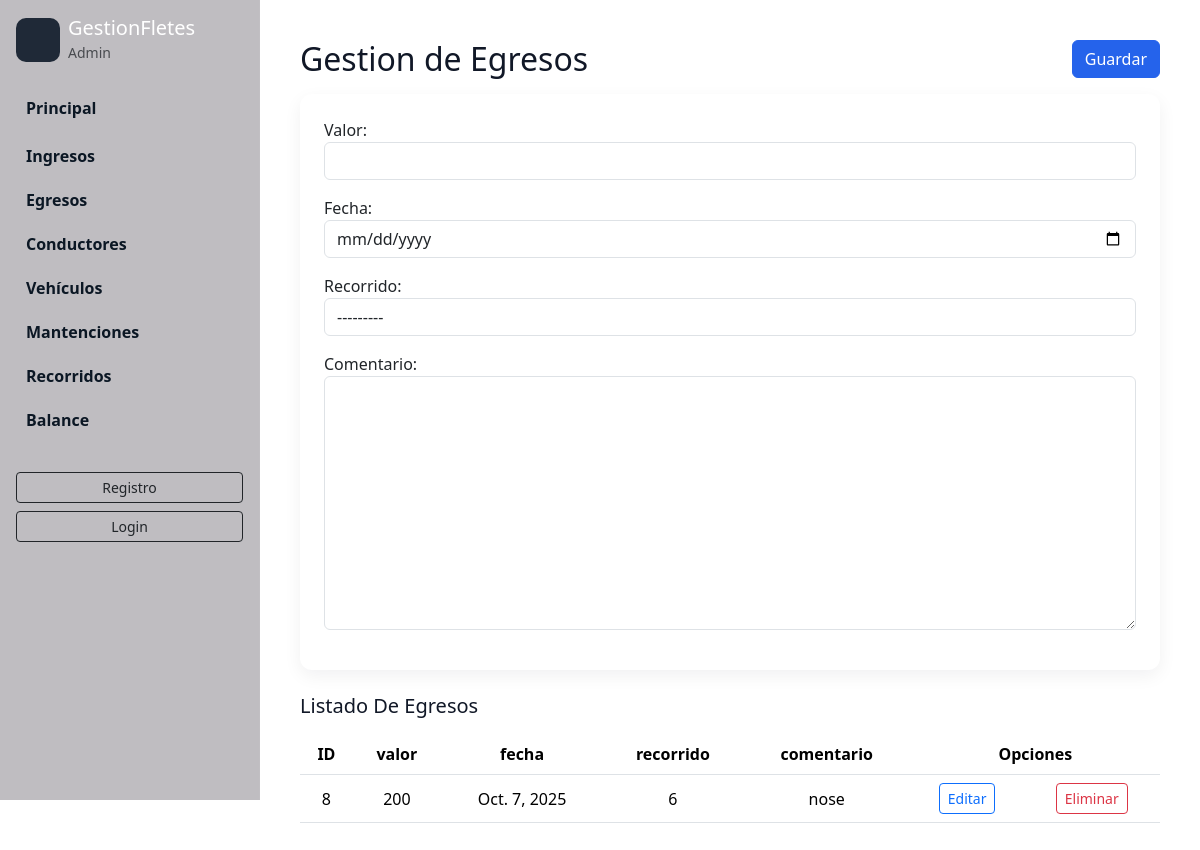
Screenshot of /IngEgr/registrarEgresos/ with the database file from the repository.
### IngresosEgresos/models.py (models this page shows, shortened)
class Egresos(models.Model):
    egresoID = models.AutoField(primary_key=True)
    valor = models.PositiveIntegerField()
    fecha = models.DateField()
    recorrido = models.ForeignKey(Recorridos, on_delete=models.CASCADE, null=True)
    comentario = models.TextField(max_length=50, null=True)

### CrudRecorridos/models.py (models this page shows)
class Recorridos(models.Model):
    recorridoID = models.AutoField(primary_key=True)
    conductor = models.ForeignKey(Conductores, on_delete=models.CASCADE)
    vehiculo = models.ForeignKey(Vehiculos, on_delete=models.CASCADE)
    fecha = models.DateField()
    direccionOrigen = models.CharField(max_length=50)
    direccionDestino = models.CharField(max_length=50)
    carga = models.TextField(max_length=100)
    detalle = models.TextField(max_length=100, null=True)
    distancia_km = models.FloatField(null=True, blank=True, help_text='Distancia recorrida en km')
    gps_data = models.JSONField(null=True, blank=True, help_text='Datos GPS del recorrido (lista de puntos, GPX, etc)')
    def __str__(self):
        texto= "{0} {1} {2} {3} {4} {5} {6} {7}"
        return texto.format(self.recorridoID, self.conductor, self.vehiculo, self.fecha, self.direccionOrigen, self.direccionDestino, self.carga, self.detalle)

### IngresosEgresos/views.py (the view)
# urls.py: path('registrarEgresos/', views.registrarEgresos, name='registrarEgresos'),
def registrarEgresos(request):
    egresos = Egresos.objects.all()
    if request.method == 'POST':
        form = EgresosForm(request.POST)
        if form.is_valid():
            form.save()
            messages.success(request, 'Egreso Registrado Correctamente!')
            return redirect('registrarEgresos')
        else:
            messages.error(request, 'Error al registrar el Egreso. Por favor, verificar los datos.')
            return render(request,'gestionEgresos.html', {"form":form, "egresos":egresos})
    else:
        form = EgresosForm()
        return render(request,'gestionEgresos.html', {"form":form, "egresos":egresos})

### IngresosEgresos/forms.py
class EgresosForm(forms.ModelForm):
    class Meta:
        model = Egresos
        fields = ['valor', 'fecha', 'recorrido', 'comentario']
    def __init__(self, *args, **kwargs):
        super(EgresosForm, self).__init__(*args, **kwargs)
        self.fields['comentario'].required = False

### CrudConductores/models.py (called while the page is built)
    def __str__(self):
        texto= "{0} {1} {2} {3} {4} {5} {6}"
        return texto.format(self.conductorID, self.rut, self.nombre, self.apellido, self.fechaNacimiento, self.direccion, self.licencia)

### CrudVehiculos/models.py (called while the page is built)
    def __str__(self):
        texto= "{0} {1} {2} {3} {4} {5} {6}"
        return texto.format(self.vehiculoID, self.patente, self.marca, self.modelo, self.fechaAdquisicion, self.estado, self.comentario)

### IngresosEgresos/templates/gestionEgresos.html (shortened to what this page needs)
{% extends "partials/gestion_layout.html" %}
{% load widget_tweaks %}
{% block gestion_header %}
        <div class="d-flex align-items-start mb-3">
            <div>
                <h2 class="mb-0">Gestion de Egresos</h2>
            </div>
            <div class="ms-auto">
                <button form="egresosForm" type="submit" class="btn btn-primary">Guardar</button>
            </div>
        </div>
{% endblock %}
{% block gestion_body %}
        <form id="egresosForm" action="{% url 'registrarEgresos' %}" method="post">
            <div class="mb-3">
                {{ form.valor.label_tag }}
                {% render_field form.valor class="form-control" %}
            </div>
            <div class="mb-3">
                {{ form.fecha.label_tag }}
                {% render_field form.fecha class="form-control" type="date" %}
            </div>
            <div class="mb-3">
                {{ form.recorrido.label_tag }}
                {% render_field form.recorrido class="form-control" %}
            </div>
            <div class="mb-3">
                {{ form.comentario.label_tag }}
                {% render_field form.comentario class="form-control" %}
            </div>
        </form>
    {% endblock %}
    {% block gestion_after %}
        <h5>Listado De Egresos</h5>
        <div class="table responsive py-2">
            <table class="table table-hover">
                <thead>
                    <tr>
                        <th>ID</th>
                        <th>valor</th>
                        <th>fecha</th>
                        <th>recorrido</th>
                        <th>comentario</th>
                        <th colspan="2">Opciones</th>
                    </tr>
                </thead>
                <tbody>
                    {% for egreso in egresos %}
                        <tr>
                            <td>{{egreso.egresoID}}</td>
                            <td>{{egreso.valor}}</td>
                            <td>{{egreso.fecha}}</td>
                            <td>{{egreso.recorrido.recorridoID}}</td>
                            <td>{{egreso.comentario}}</td>
                            <td><a href ="{%url 'editarEgresos' egreso.egresoID %}" class = "btn btn-sm btn-outline-primary" >Editar </a></td>
                            <td><a href ="{%url 'eliminarEgresos' egreso.egresoID %}" class = "btn btn-sm btn-outline-danger btnEliminacion" >Eliminar </a></td>
                        </tr>
                    {% empty %}
                        <tr><td colspan="7">No egresos registrados.</td></tr>
                    {% endfor %}
                </tbody>
            </table>
        </div>
    {% endblock %}

### Home/static/css/gestionFletes.css (style rules this page uses)
th, td { text-align: center; vertical-align: middle; }
:root { --bg: #f4f5f7; --panel: #ffffff; --muted: #6b7280; --accent-dark: #111827; --sidebar-bg: #BFBDC1; --accent: #e8c547; --accent-2: #f59e0b; --card-shadow: 0 8px 24px rgba(15,23,42,0.06); }
body { background-color: var(--bg); color: var(--accent-dark); }
.btn-primary { background: #2563eb; border-color:#2563eb }

### rows the page displays
Egresos: egresoID "8", valor "200", fecha "Oct. 7, 2025", recorrido.recorridoID "6", comentario "nose"
